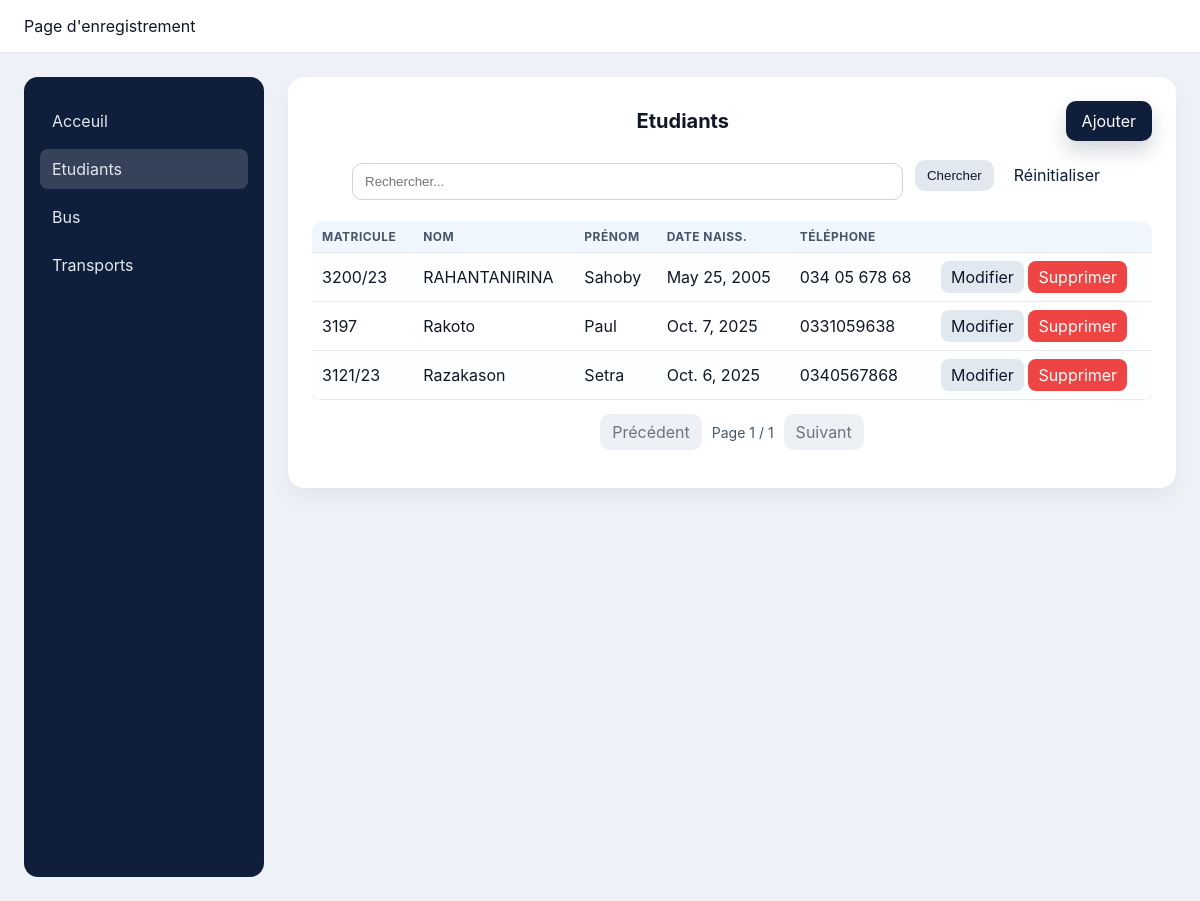
The app's page /etudiants/ with its own data.
### trans/models.py (models this page shows)
class Etudiant(models.Model):
    matrE = models.CharField(max_length=20, primary_key=True)
    nomE = models.CharField(max_length=50)
    prenomE = models.CharField(max_length=50)
    dateN = models.DateField()
    adresse = models.CharField(max_length=255)
    telParent = models.CharField(max_length=15)

### trans/views.py (the view, shortened to what this page needs)
# urls.py: path('etudiants/', views.etudiant_list, name='etudiant_list'),
def etudiant_list(request):
    q = (request.GET.get('q') or '').strip()
    items = Etudiant.objects.all()
    items = items.order_by('nomE', 'prenomE')
    paginator = Paginator(items, 7)
    page_number = request.GET.get('page')
    page_obj = paginator.get_page(page_number)
    return render(request, 'etudiant/list.html', { 'items': page_obj.object_list, 'page_obj': page_obj, 'q': q })

### trans/templates/etudiant/list.html (shortened to what this page needs)
{% extends 'layout/base.html' %}
{% block content %}
<div class="container">
  <div class="page-header">
    <div class="page-title">Etudiants</div>
    <div class="actions">
      <a class="btn-primary" href="{% url 'etudiant_create' %}">Ajouter</a>
    </div>
  </div>
  <form method="get" class="page-header" style="margin-top:0">
    <input type="text" name="q" placeholder="Rechercher..." value="{{ q }}">
    <div class="actions">
      <button class="btn-secondary" type="submit">Chercher</button>
      <a class="btn-outline" href="{% url 'etudiant_list' %}">Réinitialiser</a>
    </div>
  </form>
  <div class="responsive-table">
    <table class="table table-striped table-hover table-compact">
      <thead>
        <tr>
          <th>Matricule</th>
          <th>Nom</th>
          <th>Prénom</th>
          <th>Date Naiss.</th>
          <th>Téléphone</th>
          <th></th>
        </tr>
      </thead>
      <tbody>
        {% for e in items %}
        <tr>
          <td>{{ e.matrE }}</td>
          <td>{{ e.nomE }}</td>
          <td>{{ e.prenomE }}</td>
          <td>{{ e.dateN }}</td>
          <td>{{ e.telParent }}</td>
          <td>
            <a class="btn-secondary btn-sm" href="{% url 'etudiant_update' e.matrE %}">Modifier</a>
            <a class="btn-danger btn-sm" href="{% url 'etudiant_delete' e.matrE %}">Supprimer</a>
          </td>
        </tr>
        {% empty %}
        <tr>
          <td colspan="6">Aucun enregistrement</td>
        </tr>
        {% endfor %}
      </tbody>
    </table>
  </div>
  {% if page_obj %}
  <div class="pagination">
    {% if page_obj.has_previous %}
      <a class="page-link" href="?q={{ q }}&page={{ page_obj.previous_page_number }}">Précédent</a>
    {% else %}
      <span class="page-link disabled">Précédent</span>
    {% endif %}
    <span class="page-info">Page {{ page_obj.number }} / {{ page_obj.paginator.num_pages }}</span>
    {% if page_obj.has_next %}
      <a class="page-link" href="?q={{ q }}&page={{ page_obj.next_page_number }}">Suivant</a>
    {% else %}
      <span class="page-link disabled">Suivant</span>
    {% endif %}
  </div>
  {% endif %}
</div>
{% endblock %}

### trans/templates/layout/base.html (shortened to what this page needs)
<!DOCTYPE html>
<html lang="en">
<head>
    {% include 'layout/head.html' %}
</head>
<body>
    <header>
        {% block header%}
            <span> Page d'enregistrement</span>
        {% endblock %}
    </header>
    <main>
        <aside>
            {% include 'layout/nav.html' %}
        </aside>
        <section>
            <article>
                {% block content %}{% endblock %}
            </article>
        </section>
    </main>
</body>
</html>

### trans/templates/layout/head.html (shortened to what this page needs)
{% load static %}
<link rel="stylesheet" type="text/css" href="{% static "css/style.css" %}">

### trans/templates/layout/nav.html (shortened to what this page needs)
<nav>
    <ul>
        <li>
            <a href="{% url 'home_name' %}"> Acceuil </a>
        </li>
        <li>
            <a href="{% url 'etudiant_list' %}"> Etudiants </a>
        </li>
        <li>
            <a href="{% url 'bus_list' %}"> Bus </a>
        </li>
        <li>
            <a href="{% url 'trans_list' %}"> Transports </a>
        </li>
    </ul>
</nav>

### static/css/style.css (style rules this page uses)
:root { --primary: #0f1e3a; --primary-600: #122757; --muted: #475569; --bg: #eef1f7; --surface: #ffffff; --ring: #cbd5e1; --radius: 12px; }
* { box-sizing: border-box; }
html, body { height: 100%; }
body { font-family: Inter, Arial, sans-serif; margin: 0; background: var(--bg); color: #101828; }
header { background: var(--surface); padding: 16px 24px; border-bottom: 1px solid #e5e7eb; position: sticky; top: 0; z-index: 10; }
main { min-height: calc(100vh - 66px); display: grid; grid-template-columns: 240px 1fr; gap: 24px; padding: 24px; align-items: start; }
aside nav { background: var(--primary); border-radius: 14px; padding: 16px; height: 100vh; overflow: auto; }
aside nav ul { list-style: none; margin: 0; padding: 0; }
aside nav li { margin: 8px 0; }
aside nav a { color: #e2e8f0; text-decoration: none; display: block; padding: 10px 12px; border-radius: 8px; }
section article { background: var(--surface); border-radius: 16px; padding: 24px; box-shadow: 0 10px 20px rgba(16, 24, 40, 0.05); }
.btn-primary { justify-self: end; background: var(--primary); color: #fff; padding: 10px 16px; border-radius: 10px; text-decoration: none; display: inline-flex; align-items: center; gap: 8px; box-shadow: 0 10px 20px rgba(15, 30, 58, 0.18); transition: transform 0.08s ease, box-shadow 0.2s ease; }
.btn-secondary { background: #e2e8f0; color: #0f172a; padding: 8px 12px; border-radius: 10px; text-decoration: none; display: inline-flex; align-items: center; gap: 8px; }
.btn-danger { background: #ef4444; color: #fff; padding: 8px 12px; border-radius: 10px; text-decoration: none; display: inline-flex; align-items: center; gap: 8px; }
.btn-outline { background: transparent; color: var(--primary); padding: 8px 12px; border-radius: 10px; border: 1px solid var(--primary); text-decoration: none; display: inline-flex; align-items: center; gap: 8px; }
.btn-sm { padding: 6px 10px; border-radius: 8px; }
table { width: 100%; border-collapse: collapse; background: var(--surface); }
th, td { padding: 10px 12px; border-bottom: 1px solid #e5e7eb; text-align: left; }
thead th { font-size: 12px; color: #475569; text-transform: uppercase; letter-spacing: 0.04em; }
.table { border-radius: 12px; overflow: hidden; box-shadow: 0 8px 16px rgba(16, 24, 40, 0.06); }
.table thead th { background: #f0f7ff; position: sticky; top: 0; z-index: 1; }
.table-striped tbody tr:nth-child(odd) { background: #fcfeff; }
.table-compact th, .table-compact td { padding: 8px 10px; }
form { max-width: 760px; margin: 0 auto; }
form div { margin-bottom: 12px; display: flex; align-items: center; gap: 12px; }
input, select { flex: 1; padding: 10px 12px; border: 1px solid var(--ring); border-radius: 10px; outline: none; transition: box-shadow 0.15s ease, border-color 0.15s ease; }
button, .btn-primary, .btn-secondary, .btn-danger, .btn-outline { cursor: pointer; border: none; }
.ripple { position: relative; overflow: hidden; }
.ripple:after { content: ""; position: absolute; inset: 0; background: radial-gradient(circle at var(--x) var(--y), rgba(255, 255, 255, 0.35), rgba(255, 255, 255, 0) 50%); opacity: 0; transition: opacity 0.6s ease; }
.pagination { display: flex; align-items: center; justify-content: center; gap: 10px; padding: 14px 0; }
.page-link { background: #e2e8f0; color: #0f172a; padding: 8px 12px; border-radius: 10px; text-decoration: none; display: inline-flex; align-items: center; gap: 8px; }
.page-link.disabled { opacity: 0.6; pointer-events: none; }
.page-info { color: #475569; font-size: 14px; }
.container { width: 100%; }
.page-header { display: flex; justify-content: space-between; align-items: center; gap: 12px; margin-bottom: 16px; }
.page-title { font-size: 20px; font-weight: 700; text-align: center; flex: 1; }
.actions { display: flex; gap: 8px; }
.responsive-table { width: 100%; overflow-x: auto; }

### records on screen
Etudiant: matrE "3200/23", nomE "RAHANTANIRINA", prenomE "Sahoby", dateN "May 25, 2005", telParent "034 05 678 68"
Etudiant: matrE "3197", nomE "Rakoto", prenomE "Paul", dateN "Oct. 7, 2025", telParent "0331059638"
Etudiant: matrE "3121/23", nomE "Razakason", prenomE "Setra", dateN "Oct. 6, 2025", telParent "0340567868"

### other values on screen
{{ page_obj.number }} "1"
{{ page_obj.paginator.num_pages }} "1"
